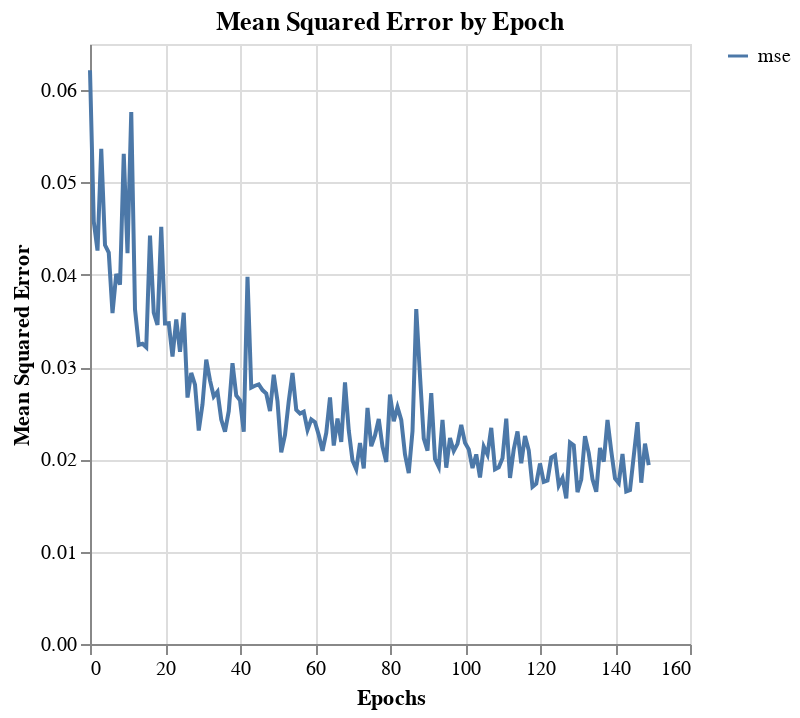
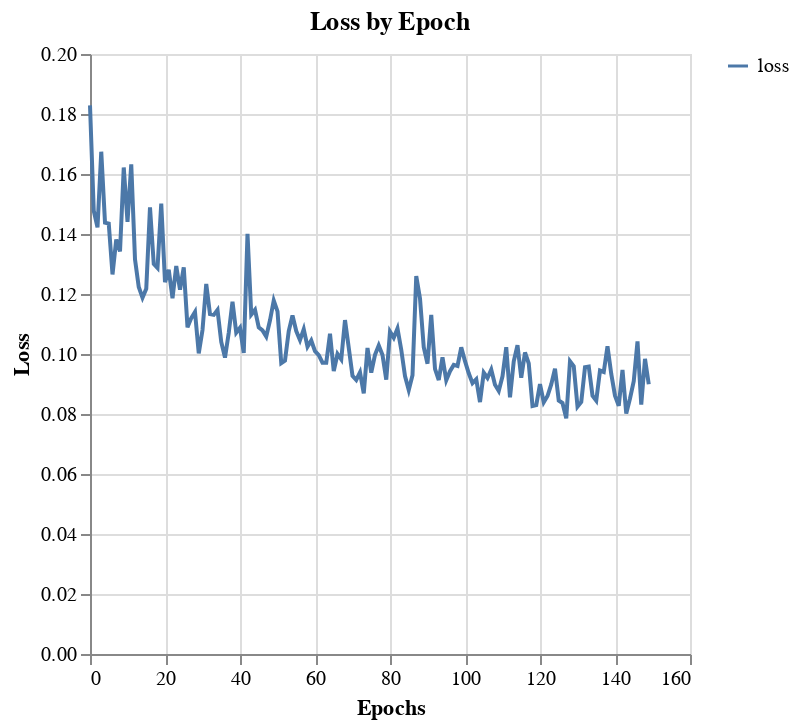

These figures' notebook cell, in order:
### Code cell
plot_model_history(history_df, feature='mse', name=name, tuner=False)
plot_model_history(history_df, feature='loss', name=name, tuner=False)

### Figure 1 — Vega-Lite specification as saved in the notebook (floating-point values rounded to 4 significant figures; data arrays with more than 128 entries replaced by an {"elided": "..."} marker saying what was removed)
{"config": {"view": {"continuousWidth": 300, "continuousHeight": 300}}, "repeat": {"layer": ["mse"]}, "spec": {"data": {"name": "data-577673f6717952cc5c29bfb7e9c2276b"}, "mark": {"type": "line"}, "encoding": {"color": {"datum": {"repeat": "layer"}}, "x": {"field": "index", "title": "Epochs", "type": "quantitative"}, "y": {"field": {"repeat": "layer"}, "title": "Mean Squared Error", "type": "quantitative"}}}, "title": "Mean Squared Error by Epoch", "$schema": "https://vega.github.io/schema/vega-lite/v5.20.1.json", "datasets": {"data-577673f6717952cc5c29bfb7e9c2276b": {"elided": "150 records"}}}

### Figure 2 — Vega-Lite specification as saved in the notebook (floating-point values rounded to 4 significant figures; data arrays with more than 128 entries replaced by an {"elided": "..."} marker saying what was removed)
{"config": {"view": {"continuousWidth": 300, "continuousHeight": 300}}, "repeat": {"layer": ["loss"]}, "spec": {"data": {"name": "data-e9193b79e52205d4f0878870dd4f3b02"}, "mark": {"type": "line"}, "encoding": {"color": {"datum": {"repeat": "layer"}}, "x": {"field": "index", "title": "Epochs", "type": "quantitative"}, "y": {"field": {"repeat": "layer"}, "title": "Loss", "type": "quantitative"}}}, "title": "Loss by Epoch", "$schema": "https://vega.github.io/schema/vega-lite/v5.20.1.json", "datasets": {"data-e9193b79e52205d4f0878870dd4f3b02": {"elided": "150 records"}}}
